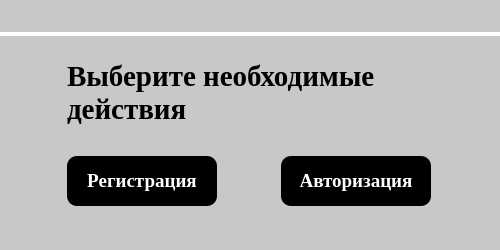
<?xml version="1.0" encoding="UTF-8"?>
<ui version="4.0">
 <class>MainWindow</class>
 <widget class="QMainWindow" name="MainWindow">
  <property name="geometry">
   <rect>
    <x>0</x>
    <y>0</y>
    <width>500</width>
    <height>250</height>
   </rect>
  </property>
  <property name="minimumSize">
   <size>
    <width>500</width>
    <height>250</height>
   </size>
  </property>
  <property name="maximumSize">
   <size>
    <width>500</width>
    <height>250</height>
   </size>
  </property>
  <property name="windowTitle">
   <string>MainWindow</string>
  </property>
  <property name="styleSheet">
   <string notr="true">background-color: rgb(200,200,200)</string>
  </property>
  <widget class="QWidget" name="centralwidget">
   <property name="styleSheet">
    <string notr="true"/>
   </property>
   <layout class="QGridLayout" name="gridLayout">
    <property name="leftMargin">
     <number>0</number>
    </property>
    <property name="topMargin">
     <number>0</number>
    </property>
    <property name="rightMargin">
     <number>0</number>
    </property>
    <property name="bottomMargin">
     <number>0</number>
    </property>
    <property name="spacing">
     <number>0</number>
    </property>
    <item row="0" column="0">
     <widget class="QWidget" name="widget" native="true">
      <property name="minimumSize">
       <size>
        <width>0</width>
        <height>34</height>
       </size>
      </property>
      <property name="maximumSize">
       <size>
        <width>16777215</width>
        <height>34</height>
       </size>
      </property>
      <property name="styleSheet">
       <string notr="true">#widget {border-bottom: 2px solid white}</string>
      </property>
      <layout class="QGridLayout" name="gridLayout_2">
       <property name="leftMargin">
        <number>465</number>
       </property>
       <property name="topMargin">
        <number>0</number>
       </property>
       <property name="rightMargin">
        <number>0</number>
       </property>
       <property name="bottomMargin">
        <number>2</number>
       </property>
       <property name="spacing">
        <number>0</number>
       </property>
       <item row="0" column="0">
        <widget class="QLabel" name="label">
         <property name="minimumSize">
          <size>
           <width>32</width>
           <height>32</height>
          </size>
         </property>
         <property name="maximumSize">
          <size>
           <width>32</width>
           <height>32</height>
          </size>
         </property>
         <property name="text">
          <string/>
         </property>
         <property name="pixmap">
          <pixmap>../files/cca214d59144695f1a33c0fc94e61885af4de6ef.png</pixmap>
         </property>
         <property name="scaledContents">
          <bool>true</bool>
         </property>
        </widget>
       </item>
      </layout>
     </widget>
    </item>
    <item row="1" column="0">
     <widget class="QWidget" name="widget_2" native="true">
      <property name="styleSheet">
       <string notr="true">#widget_2 {border-top: 2px solid white}</string>
      </property>
      <layout class="QGridLayout" name="gridLayout_3">
       <property name="bottomMargin">
        <number>25</number>
       </property>
       <property name="verticalSpacing">
        <number>9</number>
       </property>
       <item row="0" column="0" colspan="2">
        <widget class="QLabel" name="label_2">
         <property name="minimumSize">
          <size>
           <width>0</width>
           <height>70</height>
          </size>
         </property>
         <property name="maximumSize">
          <size>
           <width>16777215</width>
           <height>70</height>
          </size>
         </property>
         <property name="font">
          <font>
           <family>Tinos</family>
           <pointsize>22</pointsize>
           <weight>75</weight>
           <bold>true</bold>
          </font>
         </property>
         <property name="text">
          <string>Выберите необходимые действия</string>
         </property>
         <property name="alignment">
          <set>Qt::AlignLeading|Qt::AlignLeft|Qt::AlignTop</set>
         </property>
         <property name="wordWrap">
          <bool>true</bool>
         </property>
        </widget>
       </item>
       <item row="1" column="0">
        <widget class="QPushButton" name="pushButton">
         <property name="minimumSize">
          <size>
           <width>150</width>
           <height>50</height>
          </size>
         </property>
         <property name="maximumSize">
          <size>
           <width>150</width>
           <height>50</height>
          </size>
         </property>
         <property name="font">
          <font>
           <family>Tinos</family>
           <pointsize>14</pointsize>
           <weight>75</weight>
           <bold>true</bold>
          </font>
         </property>
         <property name="styleSheet">
          <string notr="true">background-color: black; color: white; border-radius: 10px</string>
         </property>
         <property name="text">
          <string>Регистрация</string>
         </property>
        </widget>
       </item>
       <item row="1" column="1">
        <widget class="QPushButton" name="pushButton_2">
         <property name="minimumSize">
          <size>
           <width>150</width>
           <height>50</height>
          </size>
         </property>
         <property name="maximumSize">
          <size>
           <width>150</width>
           <height>50</height>
          </size>
         </property>
         <property name="font">
          <font>
           <family>Tinos</family>
           <pointsize>14</pointsize>
           <weight>75</weight>
           <bold>true</bold>
          </font>
         </property>
         <property name="styleSheet">
          <string notr="true">background-color: black; color: white; border-radius: 10px</string>
         </property>
         <property name="text">
          <string>Авторизация</string>
         </property>
        </widget>
       </item>
      </layout>
     </widget>
    </item>
   </layout>
  </widget>
 </widget>
 <resources/>
 <connections/>
</ui>
